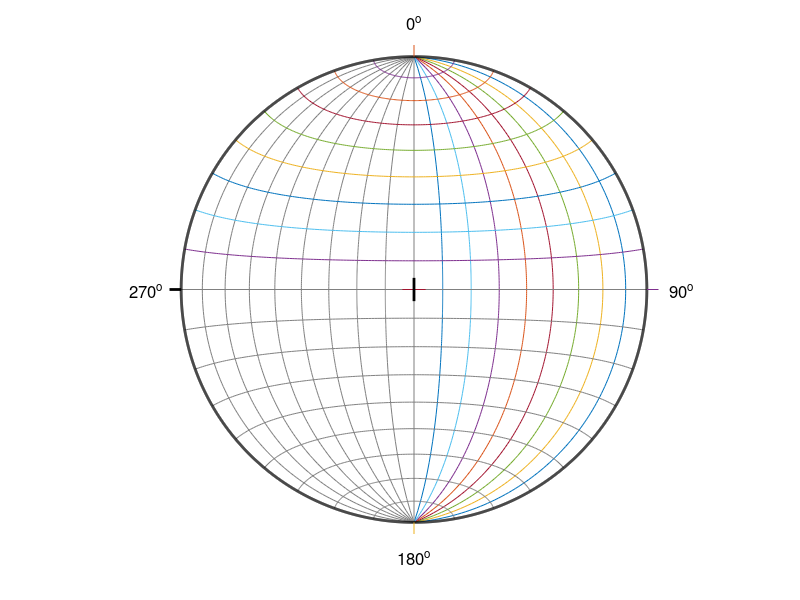

Reproduce this figure in MATLAB.
function stereonet

hold on

% Plots an equal area stereonet with radius 1.

% Degree to radians and vice versa factors and square root of 2.0
deg = 180/pi;   rad = pi/180;   s2 = sqrt(2);

% Vectors for plotting great circles
N = linspace(0,pi,181);
gx = zeros(size(N));    gy = zeros(size(N));

%==========================================================================
% PLOT STEREONET

% Plot Great Circles
for i=1:8
    apparent_dip = atan(tan(10.0*i*rad).*sin(N));
    r = s2.*sin(pi/4.0 - apparent_dip/2.0);
    [gx,gy] = pol2cart(N-pi/2.0,r);
    plot(gx,gy,-gx,gy,'Color',[.5 .5 .5]);
end
plot([0 0],[-1 1],'Color',[.5 .5 .5]);

% Plot Small Circles
for i=1:8
    x = cos(10.0*i*rad)*cos(N);
    y = sin(10.0*i*rad)*ones(size(x));
    [azi,plu] = cart2pol(x,y);
    sx = s2*sin(pi/4.0 - acos(plu)/2.0).*sin(pi/2.0-azi);
    sy = s2*sin(pi/4.0 - acos(plu)/2.0).*cos(pi/2.0-azi);
    plot(sx,sy,sx,-sy,'Color',[.5 .5 .5]);
end
plot([-1 1],[0 0],'Color',[.5 .5 .5]);

% Plot primitive circle
[xpc,ypc] = pol2cart(linspace(0,2*pi,3601),1.0);
plot(xpc,ypc,'k','LineWidth',2);

% Tick length
tck = 0.05;

% Plot cross in centre
plot([tck -tck],[0 0],[0 0],[tck -tck],'Color',[0 0 0],'LineWidth',2);

% Plot ticks at N, E, S and W
x = [0 0];    y = [1.0 1.0+tck];
plot(x,y,x,-1*y,y,x,-1*y,x,'Color',[0 0 0],'LineWidth',2);

% Plot tick labels
tx = 0;         ty = 1+3*tck;
t(1) = text(tx,ty,'0^o');       t(2) = text(ty,tx,'90^o');
t(3) = text(tx,-ty,'180^o');    t(4) = text(-ty,tx,'270^o');
set(t,'HorizontalAlignment','center','FontSize',12);
axis equal, axis off
set(gcf, 'color', 'white','Resize','off')